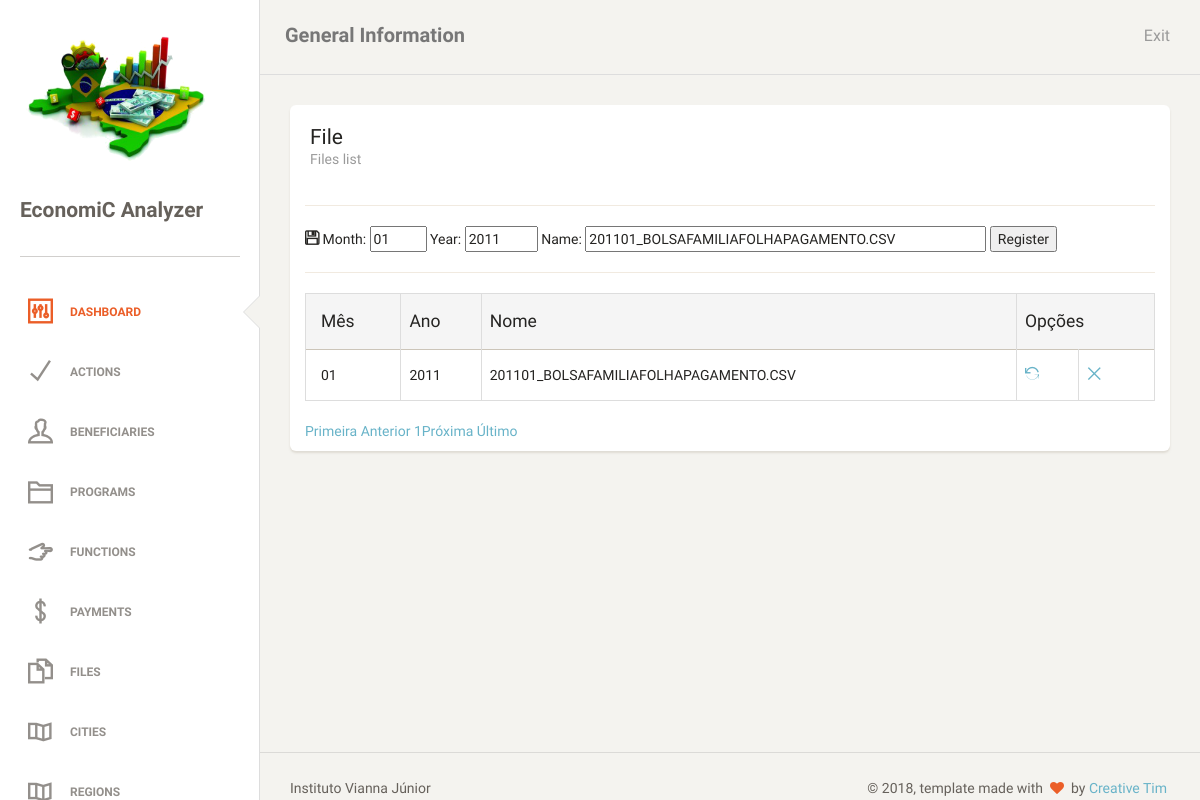
The page /files.php?act=upd&id=1 (signed in) on the database its author committed.
### tables this page shows
CREATE TABLE `tb_files` (
  `id_file` int(11) NOT NULL AUTO_INCREMENT,
  `str_name_file` varchar(45) NOT NULL,
  `str_month` varchar(2) DEFAULT NULL,
  `str_year` varchar(4) DEFAULT NULL,
  PRIMARY KEY (`id_file`),
  UNIQUE KEY `str_name_file_UNIQUE` (`str_name_file`)
);

### classes/file.php (called while the page is built)
<?php
class file
{
    private $idFile;
    private $nameFile;
    private $month;
    private $year;
    public function __construct($idFile, $nameFile, $month, $year)
    {
        $this->idFile = $idFile;
        $this->nameFile = $nameFile;
        $this->month = $month;
        $this->year = $year;
    }
    public function getIdFile()
    {
        return $this->idFile;
    }
    public function setIdFile($idFile): void
    {
        $this->idFile = $idFile;
    }
    public function getNameFile()
    {
        return $this->nameFile;
    }
    public function setNameFile($nameFile): void
    {
        $this->nameFile = $nameFile;
    }
    public function getMonth()
    {
        return $this->month;
    }
    public function setMonth($month): void
    {
        $this->month = $month;
    }
    public function getYear()
    {
        return $this->year;
    }
    public function setYear($year): void
    {
        $this->year = $year;
    }
}

### files.php (the view, shortened to what this page needs)
<?php
include_once "classes/template.php";
require_once "db/fileDAO.php";
require_once "classes/file.php";
$object = new fileDAO();
if ($_SERVER['REQUEST_METHOD'] == 'POST') {
    $id = (isset($_POST["id"]) && $_POST["id"] != null) ? $_POST["id"] : "";
    $month = (isset($_POST["month"]) && $_POST["month"] != null) ? $_POST["month"] : "";
    $year = (isset($_POST["year"]) && $_POST["year"] != null) ? $_POST["year"] : "";
    $name = (isset($_POST["name"]) && $_POST["name"] != null) ? $_POST["name"] : "";
} else if (!isset($id)) {
    $id = (isset($_GET["id"]) && $_GET["id"] != null) ? $_GET["id"] : "";
    $month = NULL;
    $year = NULL;
    $name = NULL;
}
if (isset($_REQUEST["act"]) && $_REQUEST["act"] == "upd" && $id != "") {
    $file = new file($id, '', '','');
    $resultado = $object->atualizar($file);
    $month = $resultado->getMonth();
    $year = $resultado->getYear();
    $name = $resultado->getNameFile();
}
?>
<div class='content' xmlns="http://www.w3.org/1999/html">
    <div class='container-fluid'>
        <div class='row'>
            <div class='col-md-12'>
                <div class='card'>
                    <div class='header'>
                        <h4 class='title'>File</h4>
                        <p class='category'>Files list</p>
                    </div>
                    <div class='content table-responsive'>
                        <form action="?act=save&id=" method="POST" name="form1">
                            <hr>
                            <i class="ti-save"></i>
                            Month:
                            <input type="text" size="2" name="month" value="<?php
                            echo (isset($month) && ($month != null || $month != "")) ? $month : '';
                            ?>"/>
                            Year:
                            <input type="text" size="4" name="year" value="<?php
                            echo (isset($year) && ($year != null || $year != "")) ? $year : '';
                            ?>"/>
                            Name:
                            <input type="text" size="45" name="name" value="<?php
                            echo (isset($name) && ($name != null || $name != "")) ? $name : '';
                            ?>"/>
                            <input type="submit" VALUE="Register"/>
                            <hr>
                        </form>
                        <?php
                        $object->tabelaPaginada();
                        ?>
                    </div>
                </div>
            </div>
        </div>
    </div>
</div>

### db/fileDAO.php (shortened to what this page needs)
<?php
require_once "db/conexao.php";
require_once "classes/file.php";
class fileDAO
{
    public function atualizar($file)
    {
        global $pdo;
        try {
            $statement = $pdo->prepare("SELECT id_file, str_name_file, str_month, str_year FROM tb_files WHERE id_file = :id");
            $statement->bindValue(":id", $file->getIdFile());
            if ($statement->execute()) {
                $rs = $statement->fetch(PDO::FETCH_OBJ);
                $file->setIdFile($rs->id_file);
                $file->setNameFile($rs->str_name_file);
                $file->setMonth($rs->str_month);
                $file->setYear($rs->str_year);
                return $file;
            } else {
                throw new PDOException("Erro: Não foi possível executar a declaração sql");
            }
        } catch (PDOException $erro) {
            return "Erro: " . $erro->getMessage();
        }
    }
    public function tabelaPaginada()
    {
        global $pdo;
        $endereco = $_SERVER ['PHP_SELF'];
        $pagina_atual = (isset($_GET['page']) && is_numeric($_GET['page'])) ? $_GET['page'] : 1;
        $linha_inicial = ($pagina_atual - 1) * QTDE_REGISTROS;
        $sql = "SELECT id_file, str_month, str_name_file, str_year FROM tb_files LIMIT {$linha_inicial}, " . QTDE_REGISTROS;
        $statement = $pdo->prepare($sql);
        $statement->execute();
        $dados = $statement->fetchAll(PDO::FETCH_OBJ);
        $sqlContador = "SELECT COUNT(*) AS total_registros FROM tb_files";
        $statement = $pdo->prepare($sqlContador);
        $statement->execute();
        $valor = $statement->fetch(PDO::FETCH_OBJ);
        $primeira_pagina = 1;
        $ultima_pagina = ceil($valor->total_registros / QTDE_REGISTROS);
        $pagina_anterior = ($pagina_atual > 1) ? $pagina_atual - 1 : 0;
        $proxima_pagina = ($pagina_atual < $ultima_pagina) ? $pagina_atual + 1 : 0;
        $range_inicial = (($pagina_atual - RANGE_PAGINAS) >= 1) ? $pagina_atual - RANGE_PAGINAS : 1;
        $range_final = (($pagina_atual + RANGE_PAGINAS) <= $ultima_pagina) ? $pagina_atual + RANGE_PAGINAS : $ultima_pagina;
        $exibir_botao_inicio = ($range_inicial < $pagina_atual) ? 'mostrar' : 'esconder';
        $exibir_botao_final = ($range_final > $pagina_atual) ? 'mostrar' : 'esconder';
        if (!empty($dados)):
            echo "
     <table class='table table-striped table-bordered'>
     <thead>
       <tr class='active'>
        <th>Mês</th>
        <th>Ano</th>
        <th>Nome</th>
        <th colspan='2'>Opções</th>
       </tr>
     </thead>
     <tbody>";
            foreach ($dados as $var):
                echo "<tr>
        <td>$var->str_month</td>
        <td>$var->str_year</td>
        <td>$var->str_name_file</td>
        <td><a href='?act=upd&id=$var->id_file'><i class='ti-reload'></i></a></td>
        <td><a href='?act=del&id=$var->id_file'><i class='ti-close'></i></a></td>
       </tr>";
            endforeach;
            echo "
</tbody>
     </table>
     <div class='box-paginacao'>
       <a class='box-navegacao  $exibir_botao_inicio' href='$endereco?page=$primeira_pagina' title='Primeira Página'>Primeira</a>
       <a class='box-navegacao $exibir_botao_inicio' href='$endereco?page=$pagina_anterior' title='Página Anterior'>Anterior</a>
";
            for ($i = $range_inicial; $i <= $range_final; $i++):
                $destaque = ($i == $pagina_atual) ? 'destaque' : '';
                echo "<a class='box-numero $destaque' href='$endereco?page=$i'>$i</a>";
            endfor;
            echo "<a class='box-navegacao $exibir_botao_final' href='$endereco?page=$proxima_pagina' title='Próxima Página'>Próxima</a>
       <a class='box-navegacao $exibir_botao_final' href='$endereco?page=$ultima_pagina' title='Última Página'>Último</a>
     </div>";
        else:
            echo "<p class='bg-danger'>Nenhum registro foi encontrado!</p>
     ";
        endif;
    }
}

### rows shown on the page
tb_files: month "01", year "2011", name "201101_BOLSAFAMILIAFOLHAPAGAMENTO.CSV", str_month "01", str_year "2011", str_name_file "201101_BOLSAFAMILIAFOLHAPAGAMENTO.CSV"
